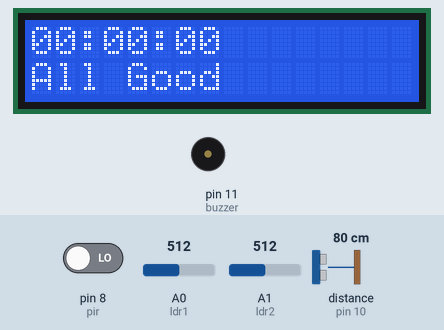
Recording of a sketch running on a simulated Arduino Uno, built with avr-gcc and run on an emulated ATmega328P. Parts: 16×2 character LCD, buzzer (waves = sounding). Wiring (inferred from the names in the program): ultrasonic range finder: trigger pin 9; echo pin 10. The test bench sets the inputs (shaded band); at power-on: distance to the obstacle (sensor on pin 10) 80 cm, A0 (ldr1) = 512, A1 (ldr2) = 512, pin 8 (pir) LOW. The echo pulse lasts 58.3 µs per cm.

Above: at 3.2 s.
3.3 s: distance to the obstacle (sensor on pin 10) set to 34 cm
4.8 s: distance to the obstacle (sensor on pin 10) set to 28 cm
At 5.43 s:
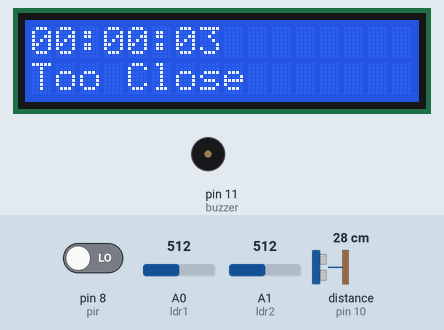
6.7 s: distance to the obstacle (sensor on pin 10) set to 35 cm
At 7.9 s:
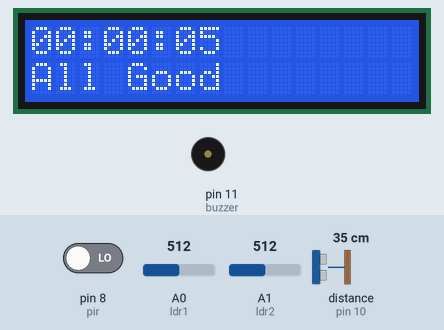
8.8 s: A0 (ldr1) set to 575
10.6 s: A0 (ldr1) set to 607
At 11.46 s:
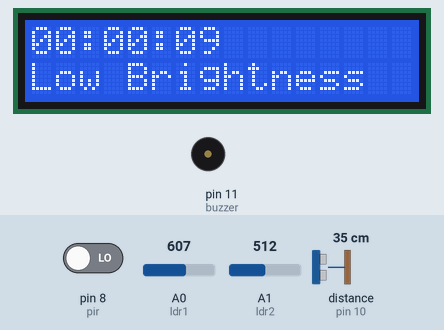
12.6 s: A1 (ldr2) set to 535
At 14.0 s:
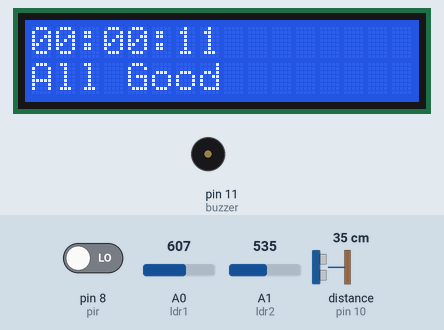
Timing chart, 0 to 15.6 s (numbered marks = the images above; inputs shaded):
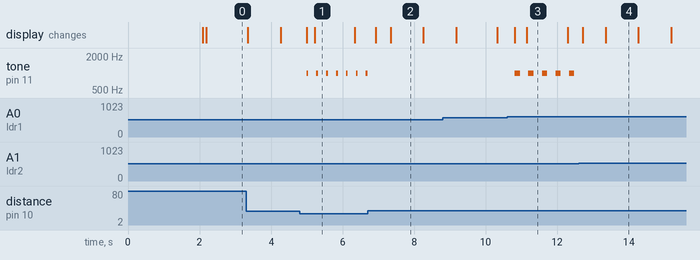

The sketch:

SmartEyeProtection.ino
```cpp
#include <Wire.h>
#include <LiquidCrystal_I2C.h>
LiquidCrystal_I2C lcd(0x27, 16, 2);
// ===== PINS =====
int pir = 8;
int trigPin = 9;
int echoPin = 10;
int ldr1 = A0;
int ldr2 = A1;
int buzzer = 11;
  // Ambient light
  // Screen light
// ===== STATES =====
bool personPresent = false;
bool timerRunning = false;
// ===== TIMERS =====
unsigned long startTime = 0;
unsigned long lastMotionTime = 0;

// ===== STABILITY CONTROL =====
int lastDistance = 0;
int leaveCounter = 0;
const int leaveConfirmLimit = 5;

// ===== CONSTANTS =====
int safeDistance = 30;
int distanceThreshold = 10;
int lightThreshold = 80;

unsigned long holdTime = 8000;
unsigned long leaveTimeout = 20000;

// ===== SETUP =====
void setup() {
  pinMode(pir, INPUT);
  pinMode(trigPin, OUTPUT);
  pinMode(echoPin, INPUT);
  pinMode(buzzer, OUTPUT);

  lcd.init();
  lcd.backlight();

  showMessage("Smart System", "Starting...");
  delay(2000);
  lcd.clear();
}

// ===== LOOP =====
void loop() {

  bool detected = isPersonPresent();

  if (detected) {

    leaveCounter = 0;
    personPresent = true;

    startTimer();
    displayTime();

    int distance = getDistanceFiltered();
    int lightState = checkBrightness();

    if (distance < safeDistance) {
      lcd.setCursor(0, 1);
      lcd.print("Too Close      ");
      buzzerFast();
    }
    else if (lightState == 1) {
      lcd.setCursor(0, 1);
      lcd.print("Low Brightness ");
      buzzerSlow();
    }
    else if (lightState == 2) {
      lcd.setCursor(0, 1);
      lcd.print("High Brightness");
      buzzerSlow();
    }
    else {
      lcd.setCursor(0, 1);
      lcd.print("All Good       ");
      noTone(buzzer);
    }
  }

  else {

    if (personPresent) {
      leaveCounter++;

      if (leaveCounter >= leaveConfirmLimit &&
          millis() - lastMotionTime > leaveTimeout) {
        resetSystem();
      }
    }
  }

  delay(150);
}

// ===== PRESENCE DETECTION (STABLE LOGIC) =====
bool isPersonPresent() {

  int motion = digitalRead(pir);
  int currentDistance = getDistanceFiltered();

  if (currentDistance > 200 || currentDistance <= 0) {
    return false;
  }

  if (motion == HIGH || abs(currentDistance - lastDistance) > 4) {
    lastMotionTime = millis();
    lastDistance = currentDistance;
    return true;
  }

  if (millis() - lastMotionTime < holdTime) {
    return true;
  }

  if (currentDistance < 150 &&
      abs(currentDistance - lastDistance) <= distanceThreshold) {
    return true;
  }

  return false;
}

// ===== ULTRASONIC FILTER =====
int getDistanceFiltered() {

  int d1 = getDistance();
  delay(10);
  int d2 = getDistance();
  delay(10);
  int d3 = getDistance();

  int arr[3] = {d1, d2, d3};

  for (int i = 0; i < 2; i++) {
    for (int j = i + 1; j < 3; j++) {
      if (arr[i] > arr[j]) {
        int t = arr[i];
        arr[i] = arr[j];
        arr[j] = t;
      }
    }
  }

  return arr[1];
}

// ===== DISTANCE =====
int getDistance() {

  long duration;

  digitalWrite(trigPin, LOW);
  delayMicroseconds(2);

  digitalWrite(trigPin, HIGH);
  delayMicroseconds(10);
  digitalWrite(trigPin, LOW);

  duration = pulseIn(echoPin, HIGH, 20000);

  if (duration == 0) return 400;

  return duration * 0.034 / 2;
}

// ===== LIGHT CHECK =====
int checkBrightness() {

  int ambient = analogRead(ldr1);
  int screen = analogRead(ldr2);

  if (screen < ambient - lightThreshold) return 1;
  if (screen > ambient + lightThreshold) return 2;

  return 0;
}

// ===== TIMER =====
void startTimer() {

  if (!timerRunning) {
    startTime = millis();
    timerRunning = true;
    lcd.clear();
  }
}

// ===== DISPLAY TIMER =====
void displayTime() {

  unsigned long elapsed = (millis() - startTime) / 1000;

  int h = elapsed / 3600;
  int m = (elapsed % 3600) / 60;
  int s = elapsed % 60;

  lcd.setCursor(0, 0);

  if (h < 10) lcd.print("0");
  lcd.print(h); lcd.print(":");

  if (m < 10) lcd.print("0");
  lcd.print(m); lcd.print(":");

  if (s < 10) lcd.print("0");
  lcd.print(s);
}

// ===== BUZZER =====
void buzzerFast() {
  tone(buzzer, 1000);
  delay(50);
  noTone(buzzer);
}

void buzzerSlow() {
  tone(buzzer, 1000);
  delay(150);
  noTone(buzzer);
}

// ===== RESET SYSTEM =====
void resetSystem() {

  personPresent = false;
  timerRunning = false;
  leaveCounter = 0;

  noTone(buzzer);

  showMessage("No Person", "00:00:00");
}

// ===== LCD =====
void showMessage(String l1, String l2) {
lcd.clear();
lcd.setCursor(0, 0);
lcd.print(l1);
lcd.setCursor(0, 1);
lcd.print(l2);
}
```

Measured:
- the behaviour switches between 31 and 30 cm on distance to the obstacle (sensor on pin 10) (found by bisection; images 0 and 1)
- the behaviour switches between 592 and 593 on A0 (ldr1) (found by bisection; images 2 and 3)
- the behaviour switches between 526 and 527 on A1 (ldr2) (found by bisection; images 3 and 4)
- after the input at 4.8 s, tone on pin 11 (buzzer): alternates 1000 Hz for 0.05 s and silent for 0.23 s, starting after 0.19 s; the display: first changes after 0.19 s (image 1 shows a later state)
- after the input at 6.7 s, tone on pin 11 (buzzer): goes on until 6.7 s, then stays silent; the display: first changes after 0.23 s (image 2 shows a later state)
- after the input at 10.6 s, tone on pin 11 (buzzer): alternates 1000 Hz for 0.15 s and silent for 0.23 s, starting after 0.22 s; the display: first changes after 0.22 s (image 3 shows a later state)
- after the input at 12.6 s, tone on pin 11 (buzzer): stops changing and stays silent; the display: first changes after 0.11 s (image 4 shows a later state)
